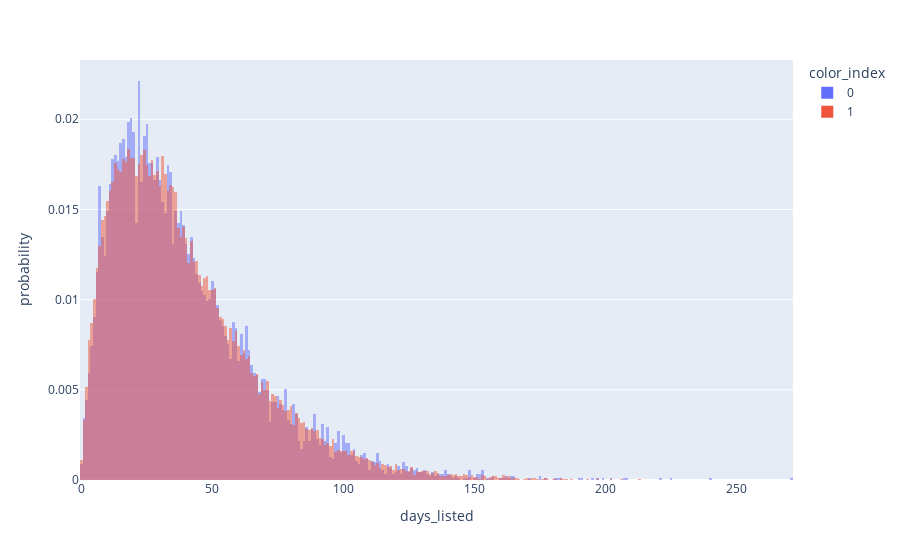

Notebook cell for this chart:
### Code cell
px.histogram(df, x="days_listed", color="color_index", barmode="overlay", histnorm='probability')

### Figure 1 — Plotly figure (JSON) as saved in the notebook; plotly's stock layout.template omitted (floating-point values rounded to 4 significant figures; data arrays with more than 128 entries replaced by an {"elided": "..."} marker saying what was removed)
{"data": [{"alignmentgroup": "True", "bingroup": "x", "histnorm": "probability", "hovertemplate": "color_index=0<br>days_listed=%{x}<br>probability=%{y}<extra></extra>", "legendgroup": "0", "marker": {"color": "#636efa", "opacity": 0.5, "pattern": {"shape": ""}}, "name": "0", "offsetgroup": "0", "orientation": "v", "showlegend": true, "type": "histogram", "x": {"elided": "9267 int values"}, "xaxis": "x", "yaxis": "y"}, {"alignmentgroup": "True", "bingroup": "x", "histnorm": "probability", "hovertemplate": "color_index=1<br>days_listed=%{x}<br>probability=%{y}<extra></extra>", "legendgroup": "1", "marker": {"color": "#EF553B", "opacity": 0.5, "pattern": {"shape": ""}}, "name": "1", "offsetgroup": "1", "orientation": "v", "showlegend": true, "type": "histogram", "x": {"elided": "42258 int values"}, "xaxis": "x", "yaxis": "y"}], "layout": {"barmode": "overlay", "legend": {"title": {"text": "color_index"}, "tracegroupgap": 0}, "margin": {"t": 60}, "xaxis": {"anchor": "y", "domain": [0, 1], "title": {"text": "days_listed"}}, "yaxis": {"anchor": "x", "domain": [0, 1], "title": {"text": "probability"}}}}
